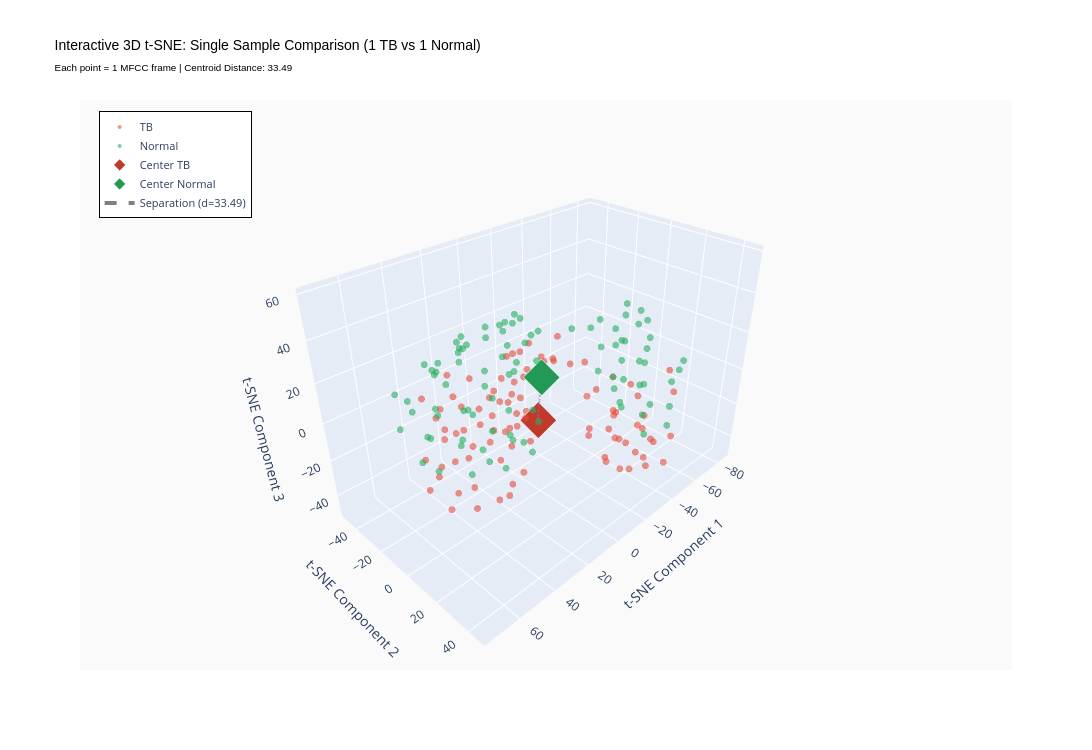

Notebook source saved alongside this figure:
### Markdown cell above
## Visualisasi Representasi Fitur MFCC dalam Ruang 3 Dimensi

Untuk memahami distribusi dan separabilitas fitur MFCC antara kelas TB dan Normal, dilakukan visualisasi dalam ruang tiga dimensi menggunakan Principal Component Analysis (PCA) untuk reduksi dimensi dari 39 fitur MFCC menjadi 3 komponen utama.

### Code cell
from sklearn.manifold import TSNE
import plotly.graph_objects as go

# Ekstrak MFCC frames dengan sampling untuk reduksi clutter
all_mfcc_tb = []
all_mfcc_normal = []
preprocessor = AudioPreprocessor()

# Gunakan hanya 1 file per kelas untuk melihat perbedaan individu
n_files_per_class = 1

for folder, label in train_folders:
    files = [f for f in os.listdir(folder) if f.endswith('.wav')]
    
    # Ambil 1 file dari tengah dataset
    selected_files = files[len(files)//2:len(files)//2 + n_files_per_class]
    
    for filename in selected_files:
        filepath = os.path.join(folder, filename)
        try:
            mfcc = preprocessor.process_file(filepath)
            # Tidak perlu sampling, ambil semua frame untuk representasi lengkap
            if label == 'tb':
                all_mfcc_tb.append(mfcc)
            else:
                all_mfcc_normal.append(mfcc)
            print(f"Loaded: {label.upper()} - {filename}")
        except Exception as e:
            print(f"Error loading {filename}: {e}")
            continue

all_mfcc_tb = np.vstack(all_mfcc_tb)
all_mfcc_normal = np.vstack(all_mfcc_normal)

# t-SNE reduksi dimensi ke 3D
print("\nApplying t-SNE dimensionality reduction (this may take a moment)...")
X = np.vstack([all_mfcc_tb, all_mfcc_normal])
tsne = TSNE(n_components=3, perplexity=30, random_state=42, max_iter=1000, verbose=1)
X_3d = tsne.fit_transform(X)
print("t-SNE completed!")

# Hitung center of gravity dan statistik
tb_indices = np.arange(len(all_mfcc_tb))
normal_indices = np.arange(len(all_mfcc_tb), len(X_3d))
center_tb = X_3d[tb_indices].mean(axis=0)
center_normal = X_3d[normal_indices].mean(axis=0)

# Hitung Euclidean distance antara centroid
centroid_distance = np.linalg.norm(center_tb - center_normal)

# Visualisasi 3D Interaktif dengan Plotly
fig = go.Figure()

# TB samples - gunakan opacity rendah untuk melihat overlap
fig.add_trace(go.Scatter3d(
    x=X_3d[tb_indices, 0],
    y=X_3d[tb_indices, 1],
    z=X_3d[tb_indices, 2],
    mode='markers',
    name='TB',
    marker=dict(
        size=4,
        color='#E74C3C',
        opacity=0.6,
        line=dict(width=0)
    ),
    hovertemplate='<b>TB Frame</b><br>t-SNE1: %{x:.2f}<br>t-SNE2: %{y:.2f}<br>t-SNE3: %{z:.2f}<extra></extra>'
))

# Normal samples
fig.add_trace(go.Scatter3d(
    x=X_3d[normal_indices, 0],
    y=X_3d[normal_indices, 1],
    z=X_3d[normal_indices, 2],
    mode='markers',
    name='Normal',
    marker=dict(
        size=4,
        color='#27AE60',
        opacity=0.6,
        line=dict(width=0)
    ),
    hovertemplate='<b>Normal Frame</b><br>t-SNE1: %{x:.2f}<br>t-SNE2: %{y:.2f}<br>t-SNE3: %{z:.2f}<extra></extra>'
))

# Center TB
fig.add_trace(go.Scatter3d(
    x=[center_tb[0]],
    y=[center_tb[1]],
    z=[center_tb[2]],
    mode='markers',
    name='Center TB',
    marker=dict(
        size=12,
        color='#C0392B',
        symbol='diamond',
        line=dict(color='white', width=3)
    ),
    hovertemplate='<b>Centroid TB</b><br>t-SNE1: %{x:.2f}<br>t-SNE2: %{y:.2f}<br>t-SNE3: %{z:.2f}<extra></extra>'
))

# Center Normal
fig.add_trace(go.Scatter3d(
    x=[center_normal[0]],
    y=[center_normal[1]],
    z=[center_normal[2]],
    mode='markers',
    name='Center Normal',
    marker=dict(
        size=12,
        color='#229954',
        symbol='diamond',
        line=dict(color='white', width=3)
    ),
    hovertemplate='<b>Centroid Normal</b><br>t-SNE1: %{x:.2f}<br>t-SNE2: %{y:.2f}<br>t-SNE3: %{z:.2f}<extra></extra>'
))

# Tambahkan garis connecting line antara centroid untuk menunjukkan separasi
fig.add_trace(go.Scatter3d(
    x=[center_tb[0], center_normal[0]],
    y=[center_tb[1], center_normal[1]],
    z=[center_tb[2], center_normal[2]],
    mode='lines',
    name=f'Separation (d={centroid_distance:.2f})',
    line=dict(color='gray', width=4, dash='dash'),
    hoverinfo='skip'
))

fig.update_layout(
    title=dict(
        text=f'Interactive 3D t-SNE: Single Sample Comparison (1 TB vs 1 Normal)<br><sub>Each point = 1 MFCC frame | Centroid Distance: {centroid_distance:.2f}</sub>',
        font=dict(size=14, family='Arial', color='black')
    ),
    scene=dict(
        xaxis_title='t-SNE Component 1',
        yaxis_title='t-SNE Component 2',
        zaxis_title='t-SNE Component 3',
        camera=dict(
            eye=dict(x=1.5, y=1.5, z=1.3)
        ),
        bgcolor='rgba(250, 250, 250, 1)'
    ),
    legend=dict(
        x=0.02,
        y=0.98,
        bgcolor='rgba(255, 255, 255, 0.95)',
        bordercolor='black',
        borderwidth=1,
        font=dict(size=11)
    ),
    width=1100,
    height=750,
    hovermode='closest'
)

fig.show()


print(f"3D t-SNE VISUALIZATION STATISTICS")

print(f"Algorithm: t-SNE (t-Distributed Stochastic Neighbor Embedding)")
print(f"Parameters: perplexity=30, max_iter=1000")
print(f"\nTotal Samples: {len(X_3d):,} frames")
print(f"  - TB: {len(tb_indices):,} frames")
print(f"  - Normal: {len(normal_indices):,} frames")
print(f"\nCentroid Positions:")
print(f"  - TB Center: [{center_tb[0]:.2f}, {center_tb[1]:.2f}, {center_tb[2]:.2f}]")
print(f"  - Normal Center: [{center_normal[0]:.2f}, {center_normal[1]:.2f}, {center_normal[2]:.2f}]")
print(f"  - Euclidean Distance: {centroid_distance:.2f}")

### Figure 1 — Plotly figure (JSON) as saved in the notebook; plotly's stock layout.template omitted (floating-point values rounded to 4 significant figures)
{"data": [{"hovertemplate": "<b>TB Frame</b><br>t-SNE1: %{x:.2f}<br>t-SNE2: %{y:.2f}<br>t-SNE3: %{z:.2f}<extra></extra>", "marker": {"color": "#E74C3C", "line": {"width": 0}, "opacity": 0.6, "size": 4}, "mode": "markers", "name": "TB", "type": "scatter3d", "x": [-43.28, -6.594, -38.69, -48.27, -36.35, -23.84, -26.29, -21.16, -29.05, -21.09, -16.13, -10.58, -10.35, -11.1, -13.96, -19.86, 18.08, 38.92, 36.48, 35.14, 42.17, 49.32, 38.91, 48.72, 43.71, 53.78, 45.22, 46.2, 38.5, 31.4, -13.34, -26.14, -34.06, -29.7, -27.79, -24.49, -33.03, -29.68, -19.5, -17.13, -13.06, -17.48, -21.15, -14.05, -25.7, -36.06, -45.02, -50.11, -41.9, -31.27, -18.09, -11.97, -16.42, -22.58, -22.75, -14.26, 6.674, 13.98, 18.45, 22.84, 12.34, 26.43, 4.357, 13.52, 23.14, 21.48, 6.938, -0.2984, -1.668, 39.12, 6.836, 7.808, 19.66, 16.98, 24.19, 14.72, 6.137, 13.43, 15.85, 9.684, 14.17, 16.49, 15.68, 1.768, -34.95, -34.58, -43.74, -36.69, -24.88, -22.71, -13.9, -24.64, -26.15, -24.88], "y": [-33.65, 37.47, 43.34, 39.61, 36.55, 42.18, 38.52, 42.42, 32.65, 34.16, 29.45, 35.77, 24.16, 7.956, -5.512, -17.26, -43.82, -35.47, -25.36, -25.15, -15.89, -9.566, -14.04, -22.48, -20.54, -13.69, -4.75, -9.56, -0.8974, -11.05, -43.39, -45.93, -35.01, -24.85, -37.69, -49.54, -41.59, -28.98, -39.15, -28.81, -40.97, -31.87, -23.59, -31.14, -36.49, 46.34, 29.1, 28.87, 24.41, 15.49, 14.26, 19.77, 13.78, 6.307, -11.23, -28.0, -41.74, -46.18, -33.99, -33.81, -28.3, -44.1, -38.62, -40.13, -21.04, -27.04, -28.07, -21.24, -23.46, 15.63, -23.69, -10.03, -11.52, -13.37, -4.037, 0.6014, -2.978, 7.818, -1.939, -13.12, -12.03, -1.368, -4.73, -9.547, 43.81, 21.27, 16.8, 28.3, 34.08, 20.96, 28.87, 27.14, 23.11, 21.28], "z": [-10.08, 6.929, -32.26, -23.9, -21.04, -21.92, -9.094, 2.222, 4.284, 14.36, 1.093, -7.661, 12.09, 17.88, 14.09, 5.6, 2.607, 2.57, 0.6626, -10.88, -7.973, -15.51, -20.87, -19.23, -30.49, -28.23, -29.59, -41.48, -40.19, -38.27, -26.34, -21.01, -22.04, -14.23, -10.57, -6.271, 1.307, -0.4137, 1.383, -6.811, -11.16, -20.67, -29.98, -36.25, -34.91, 9.374, -45.72, -33.74, -21.83, -23.32, -21.12, -11.33, 1.258, 13.55, 20.17, 8.828, -3.202, -12.39, -10.53, -23.57, -20.87, -18.01, -20.43, -29.48, -24.36, -35.47, -33.93, -25.72, -12.39, -24.65, -2.27, 2.503, 5.376, -6.395, -6.224, 0.4022, -7.913, -11.47, -17.99, -18.75, -32.45, -39.35, -48.83, -45.31, 19.59, -46.24, -37.36, -33.25, -33.66, -32.81, -26.13, -19.84, -7.627, 11.02]}, {"hovertemplate": "<b>Normal Frame</b><br>t-SNE1: %{x:.2f}<br>t-SNE2: %{y:.2f}<br>t-SNE3: %{z:.2f}<extra></extra>", "marker": {"color": "#27AE60", "line": {"width": 0}, "opacity": 0.6, "size": 4}, "mode": "markers", "name": "Normal", "type": "scatter3d", "x": [-23.34, -51.92, -56.56, -49.26, -60.38, -59.39, -63.7, -51.25, -47.3, -40.61, -35.69, -34.52, -19.51, 12.08, 22.63, 28.37, 33.08, 28.64, 9.415, 1.708, -2.278, -4.7, 4.318, 5.943, 11.05, 17.46, 21.79, -84.58, 27.74, 28.84, 19.44, 25.97, 33.24, 40.84, 43.98, 49.02, 59.16, 55.25, 49.02, 42.18, 41.95, -11.28, -58.69, -68.25, -56.26, -60.15, -68.42, -63.38, -56.08, -51.26, -54.66, -44.62, -47.25, -37.63, -37.57, -30.57, -31.96, -21.25, -20.17, -28.14, 18.58, 32.28, 40.81, 48.13, 46.64, 47.18, 54.59, 57.7, 47.85, 43.52, 56.71, 53.17, 40.48, 29.34, 33.97, 38.22, 48.95, 60.12, 60.02, 62.47, 71.03, 70.06, 73.24, 69.89, 72.26, 62.15, 56.32, 52.89, 39.74, -54.17, -66.26, -59.66, -64.37, -68.2], "y": [-48.69, -0.2179, 2.697, 7.198, 9.036, -1.997, -3.868, 0.1548, 8.187, 9.87, 3.457, -1.158, -32.93, -38.75, -28.36, -16.66, -7.804, -0.9425, -6.236, -18.88, -28.22, -20.61, -12.05, 1.121, 9.58, 9.726, 0.7604, -10.18, 10.37, 13.64, 19.23, 22.69, 24.9, 15.16, 16.26, 5.138, 4.553, 0.2833, 7.77, 15.53, 24.79, -16.93, 33.5, 12.23, 16.46, 10.61, 8.57, 9.716, 2.445, 13.54, 17.04, 23.59, 22.28, 17.47, 11.65, 7.571, 21.09, 16.66, 0.04822, -29.69, -33.12, -29.91, -22.3, -16.42, -5.082, 5.962, 13.83, 22.45, 30.59, 28.57, 28.5, 19.29, 15.58, 13.03, 3.391, -3.06, -9.282, -10.2, 0.6109, 7.65, 10.33, 13.99, 1.392, -5.043, 6.996, 11.58, 18.26, 27.06, 28.99, 38.06, 25.14, 16.04, 26.68, 23.85], "z": [14.14, -9.451, -28.4, -20.06, -0.02417, 7.893, 19.68, 18.02, 5.264, -7.026, 2.179, 23.97, 22.99, 22.68, 27.69, 31.12, 38.09, 46.88, 16.58, 21.73, 27.2, 34.37, 36.14, 35.81, 28.93, 39.71, 31.58, 13.07, 12.76, 0.1232, 7.373, 17.86, 7.064, 11.37, -1.35, 3.339, 25.39, 36.83, 46.81, 53.25, 59.15, -43.8, 5.785, -27.78, -26.55, -13.11, 9.963, 21.61, 30.41, 25.14, 12.28, 11.29, -2.026, 2.666, 18.62, 32.64, 26.29, 25.8, 29.08, 14.36, 14.16, 20.42, 23.49, 31.65, 26.56, 19.61, 13.47, 3.458, 5.506, 17.73, 17.74, 27.0, 26.77, 31.53, 23.97, 11.54, 10.93, 17.46, 10.2, -0.6903, 9.761, 22.82, 21.42, 32.22, 35.86, 45.62, 55.43, 48.64, 47.53, 14.4, -33.69, -40.46, -20.46, -8.928]}, {"hovertemplate": "<b>Centroid TB</b><br>t-SNE1: %{x:.2f}<br>t-SNE2: %{y:.2f}<br>t-SNE3: %{z:.2f}<extra></extra>", "marker": {"color": "#C0392B", "line": {"color": "white", "width": 3}, "size": 12, "symbol": "diamond"}, "mode": "markers", "name": "Center TB", "type": "scatter3d", "x": [-3.864], "y": [-5.222], "z": [-14.85]}, {"hovertemplate": "<b>Centroid Normal</b><br>t-SNE1: %{x:.2f}<br>t-SNE2: %{y:.2f}<br>t-SNE3: %{z:.2f}<extra></extra>", "marker": {"color": "#229954", "line": {"color": "white", "width": 3}, "size": 12, "symbol": "diamond"}, "mode": "markers", "name": "Center Normal", "type": "scatter3d", "x": [3.789], "y": [4.955], "z": [16.13]}, {"hoverinfo": "skip", "line": {"color": "gray", "dash": "dash", "width": 4}, "mode": "lines", "name": "Separation (d=33.49)", "type": "scatter3d", "x": [-3.864, 3.789], "y": [-5.222, 4.955], "z": [-14.85, 16.13]}], "layout": {"height": 750, "hovermode": "closest", "legend": {"bgcolor": "rgba(255, 255, 255, 0.95)", "bordercolor": "black", "borderwidth": 1, "font": {"size": 11}, "x": 0.02, "y": 0.98}, "scene": {"bgcolor": "rgba(250, 250, 250, 1)", "camera": {"eye": {"x": 1.5, "y": 1.5, "z": 1.3}}, "xaxis": {"title": {"text": "t-SNE Component 1"}}, "yaxis": {"title": {"text": "t-SNE Component 2"}}, "zaxis": {"title": {"text": "t-SNE Component 3"}}}, "title": {"font": {"color": "black", "family": "Arial", "size": 14}, "text": "Interactive 3D t-SNE: Single Sample Comparison (1 TB vs 1 Normal)<br><sub>Each point = 1 MFCC frame | Centroid Distance: 33.49</sub>"}, "width": 1100}}
